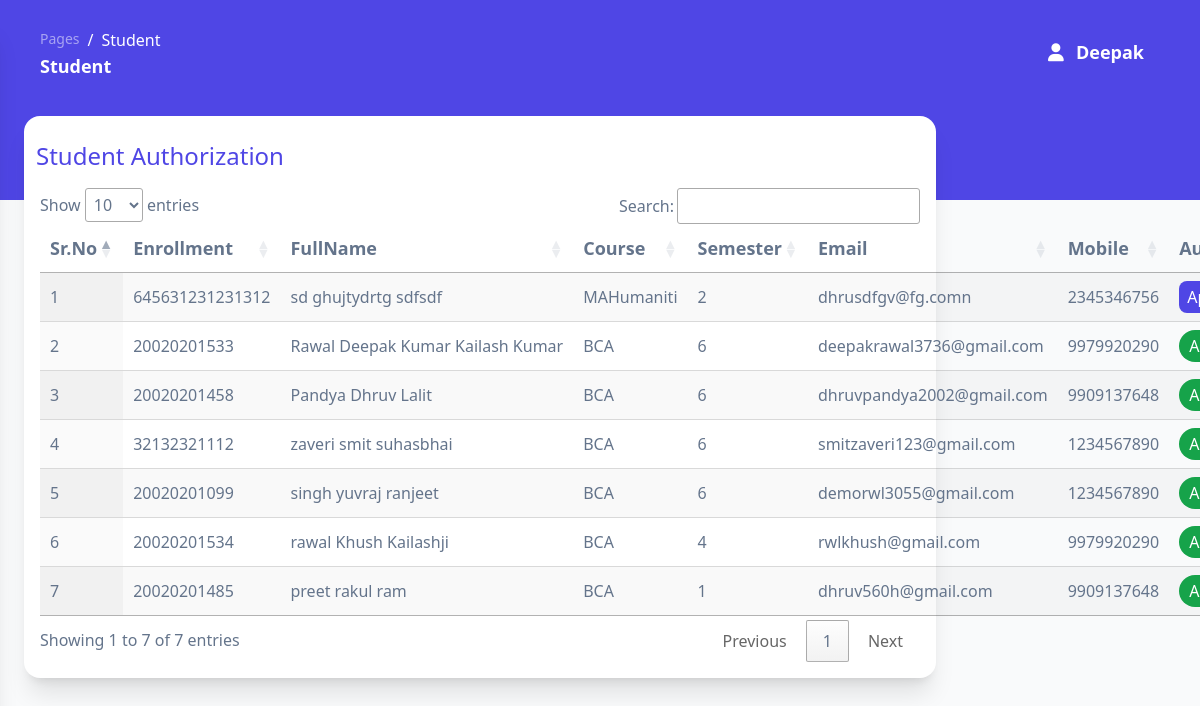
The app's page /Admin_side/public/student.php (signed in) with its own data.
### tables this page shows
CREATE TABLE IF NOT EXISTS `student` (
  `id` int NOT NULL AUTO_INCREMENT,
  `first_name` varchar(500) NOT NULL,
  `middle_name` varchar(500) NOT NULL,
  `last_name` varchar(500) NOT NULL,
  `father_name` varchar(500) NOT NULL,
  `course` varchar(500) NOT NULL,
  `semester` varchar(500) NOT NULL,
  `enrollment_no` varchar(500) NOT NULL,
  `email` varchar(500) NOT NULL,
  `mobile` varchar(500) NOT NULL,
  `password` varchar(500) NOT NULL,
  `Authority` tinyint(1) NOT NULL DEFAULT '0',
  PRIMARY KEY (`id`)
);

### Admin_side/private/student_server.php (called while the page is built, shortened)
<?php
class Students
{
    function get_student_details()
    {
        $con = connect();
        $query = "SELECT * FROM `student` ORDER BY `Authority` ASC";
        $result = mysqli_query($con, $query);
        return $result;
    }
}
?>

### Admin_side/public/student.php (the view, shortened to what this page needs)
<?php
include('private/student_server.php');
$student = new Students;
?>
<!DOCTYPE html>
<html>
<head>
  <link href="private/assets/css/nucleo-icons.css" rel="stylesheet" />
  <link href="private/assets/css/nucleo-svg.css" rel="stylesheet" />
  <link rel="stylesheet" href="private/assets/css/tooltips.css">
  <link rel="stylesheet" href="input.css">
  <script src="https://cdn.tailwindcss.com"></script>
  <link rel="stylesheet" href="https://cdn.datatables.net/1.13.1/css/jquery.dataTables.min.css">
  <link rel="stylesheet" href="https://cdn.datatables.net/buttons/2.3.6/css/buttons.dataTables.min.css">
</head>
<body class="m-0 font-sans text-base antialiased font-normal bg-gray-50 text-slate-500 overflow-hidden">
  <div class="absolute w-full bg-indigo-600 min-h-[25%]"></div>
  <main
    class="relative h-full max-h-screen transition-all duration-200 ease-in-out xl:ml-68 rounded-xl overflow-x-hidden scroll-smooth overflow-y-visible">
    <nav
      class="relative flex flex-wrap items-center justify-between px-0 pt-5 mx-6 transition-all ease-in shadow-none duration-250 rounded-2xl lg:flex-nowrap lg:justify-start"
      navbar-main navbar-scroll="false">
      <div class="flex items-center justify-between w-full px-4 py-1 mx-auto flex-wrap-inherit">
        <nav class="xl:pl-80">
          <ol class="flex flex-wrap pt-1 bg-transparent rounded-lg">
            <li class="text-sm leading-normal">
              <a class="text-white opacity-50 text-md" href="javascript:;">Pages</a>
            </li>
            <li
              class="text-md pl-2 capitalize leading-normal text-white before:float-left before:pr-2 before:text-white before:content-['/']"
              aria-current="page">Student</li>
          </ol>
          <h6 class="mb-0 font-bold text-white capitalize text-lg">Student</h6>
        </nav>
        <div class="flex items-center mt-2 grow sm:mt-0 sm:mr-6 md:mr-0 lg:flex lg:basis-auto">
          <ul class="flex flex-row justify-end pl-0 mb-0 list-none md-max:w-full">
            <li class="flex items-center xl:mr-3">
              <?php
              if ($_SESSION['name'] == "") {
                ?>
                <a href="signin" class="block px-0 py-2 text-lg font-semibold text-white transition-all ease-nav-brand">
                  <i class="fa fa-user sm:mr-1"></i>
                  <span class="hidden sm:inline">Sign In</span>
                </a>
                <?php
              } else {
                ?>
                <a href="signout">
                  <i class="fa fa-user sm:mr-2 text-white font-semibold text-lg"></i>
                  <span class="hidden sm:inline text-white font-semibold text-lg">
                    <?php echo $_SESSION['name']; ?>
                  </span>
                </a>
                <?php
              }
              ?>
            </li>
            <li class="flex items-center pl-4 xl:hidden">
            </li>
        </div>
    </nav>
    <div class="w-4/5 px-6 py-8 xl:ml-80">
      <div class="min-w-full bg-white shadow-xl rounded-2xl mt-0 py-4">
        <div class="flex flex-col justify-start">
          <h1 class="text-2xl font-medium text-indigo-600 py-2 pl-3">Student Authorization</h1>
        </div>
        <div class="px-4 min-w-full text-left text-md mt-2">
          <table id="myTable" class="display" style="width:100%">
            <thead class="border-b font-medium text-lg">
              <tr>
                <th scope="col" class="px-6 py-3">Sr.No</th>
                <th scope="col" class="px-6 py-3">Enrollment</th>
                <th scope="col" class="px-0 py-3">FullName</th>
                <th scope="col" class="py-3">Course</th>
                <th scope="col" class="px-6 py-3">Semester</th>
                <th scope="col" class="py-3">Email</th>
                <th scope="col" class="py-3">Mobile</th>
                <th scope="col" class="py-3">Authority</th>
              </tr>
            </thead>
            <tbody class="text-left">
              <?php
              $get_deatils = $student->get_student_details();
              $count = 1;
              while ($row = mysqli_fetch_assoc($get_deatils)) {
                ?>
                <tr class="border-b transition duration-300 ease-in-out hover:bg-neutral-100">
                  <td class="whitespace-nowrap px-6 py-4 font-medium">
                    <?php echo $count; ?>
                  </td>
                  <td class="whitespace-nowrap px-6 py-4">
                    <?php echo $row['enrollment_no']; ?>
                  </td>
                  <td class="whitespace-nowrap px-0 py-4">
                    <?php echo $row['last_name'] . ' ' . $row['first_name'] . ' ' . $row['middle_name']; ?>
                  </td>
                  <td class="whitespace-nowrap py-4">
                    <?php echo $row['course']; ?>
                  </td>
                  <td class="whitespace-nowrap py-4">
                    <?php echo $row['semester']; ?>
                  </td>
                  <td class="whitespace-nowrap py-4">
                    <?php echo $row['email']; ?>
                  </td>
                  <td class="whitespace-nowrap py-4">
                    <?php echo $row['mobile']; ?>
                  </td>
                  <td class="whitespace-nowrap py-4">
                    <?php if ($row['Authority'] == 0) { ?>
                      <button onclick="authority(<?php echo $row['id']; ?>)"
                        class="bg-indigo-600 text-white font-medium py-1 px-2 rounded-lg hover:bg-indigo-500">Approve</button>
                    <?php } else { ?>
                      <p class="bg-green-600 text-white text-center py-1 rounded-full">Authorized</p>
                    <?php } ?>
                  </td>
                </tr>
                <?php
                $count++;
              }
              ?>
            </tbody>
          </table>
        </div>
      </div>
  </main>
</body>
</html>

### Admin_side/input.css (style rules this page uses)
html { line-height: 1.5; -webkit-text-size-adjust: 100%; -moz-tab-size: 4; -o-tab-size: 4; tab-size: 4; font-family: ui-sans-serif, system-ui, -apple-system, BlinkMacSystemFont, "Segoe UI", Roboto, "Helvetica Neue", Arial, "Noto Sans", sans-serif, "Apple Color Emoji", "Segoe UI Emoji", "Segoe UI Symbol", "Noto Color Emoji"; font-feature-settings: normal; font-variation-settings: normal; }
body { margin: 0; line-height: inherit; }
h1, h2, h3, h4, h5, h6 { font-size: inherit; font-weight: inherit; }
a { color: inherit; text-decoration: inherit; }
table { text-indent: 0; border-color: inherit; border-collapse: collapse; }
button, input, optgroup, select, textarea { font-family: inherit; font-size: 100%; font-weight: inherit; line-height: inherit; color: inherit; margin: 0; padding: 0; }
button, select { text-transform: none; }
button, [type='button'], [type='reset'], [type='submit'] { -webkit-appearance: button; background-color: transparent; background-image: none; }
blockquote, dl, dd, h1, h2, h3, h4, h5, h6, hr, figure, p, pre { margin: 0; }
ol, ul, menu { list-style: none; margin: 0; padding: 0; }
button, [role="button"] { cursor: pointer; }
.relative { position: relative; }
.hidden { display: none; }

### records on screen
student: enrollment_no "645631231231312", last_name "sd", first_name "ghujtydrtg", middle_name "sdfsdf", course "MAHumaniti", semester "2", email "dhrusdfgv@fg.comn", mobile "2345346756"
student: enrollment_no "20020201533", last_name "Rawal", first_name "Deepak Kumar", middle_name "Kailash Kumar", course "BCA", semester "6", email "deepakrawal3736@gmail.com", mobile "9979920290", Authority "Authorized"
student: enrollment_no "20020201458", last_name "Pandya", first_name "Dhruv", middle_name "Lalit", course "BCA", semester "6", email "dhruvpandya2002@gmail.com", mobile "9909137648", Authority "Authorized"
student: enrollment_no "32132321112", last_name "zaveri", first_name "smit", middle_name "suhasbhai", course "BCA", semester "6", email "smitzaveri123@gmail.com", mobile "1234567890", Authority "Authorized"
student: enrollment_no "20020201099", last_name "singh", first_name "yuvraj", middle_name "ranjeet", course "BCA", semester "6", email "demorwl3055@gmail.com", mobile "1234567890", Authority "Authorized"
student: enrollment_no "20020201534", last_name "rawal", first_name "Khush", middle_name "Kailashji", course "BCA", semester "4", email "rwlkhush@gmail.com", mobile "9979920290", Authority "Authorized"
student: enrollment_no "20020201485", last_name "preet", first_name "rakul", middle_name "ram", course "BCA", semester "1", email "dhruv560h@gmail.com", mobile "9909137648", Authority "Authorized"

### other values on screen
$_SESSION['name'] "Deepak"
